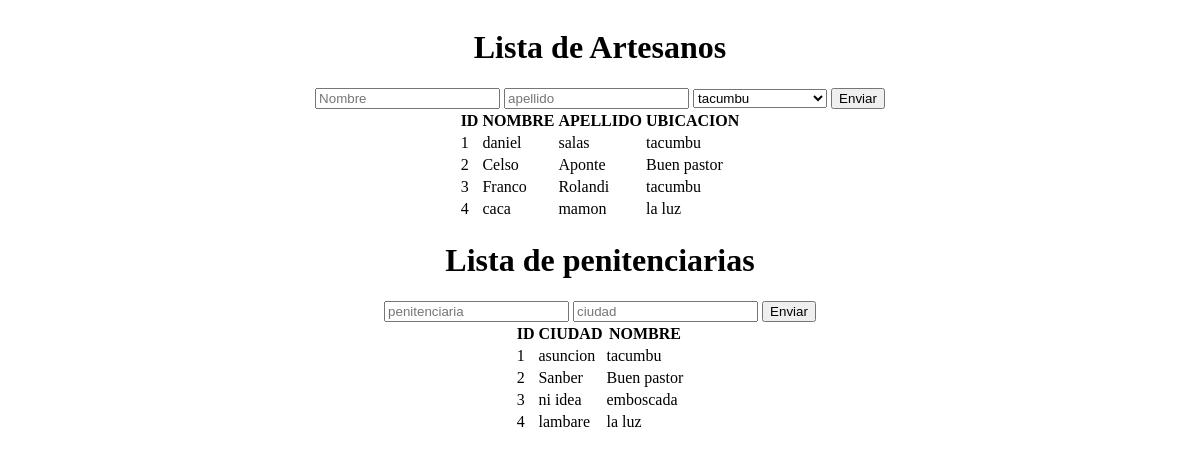
Page /admin_view on the earlier database version.
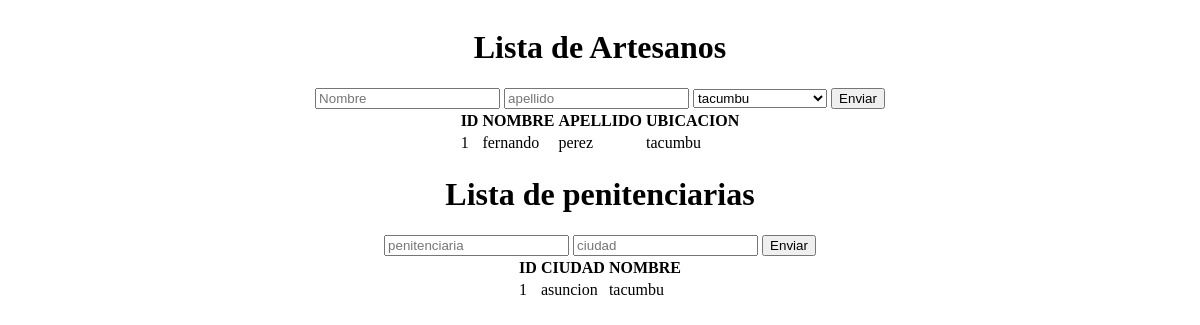
Same page on the later database version.
### app.py (models this page shows)
class Artesano(db.Model):
    id = db.Column(db.Integer(), primary_key = True)
    nombre = db.Column(db.String(50))
    apellido = db.Column(db.String(50))
    penitenciaria = db.Column(db.String(50))

class Penitenciaria(db.Model):
    id = db.Column(db.Integer(), primary_key = True)
    ciudad = db.Column(db.String(50))
    nombre = db.Column(db.String(50))

### app.py (the view)
@app.route("/admin_view")
def admin_view():
    with app.app_context():
        artesano = db.session.query(Artesano).all()
        penitenciaria = db.session.query(Penitenciaria).all()
        print(artesano)
        print(penitenciaria)
    return render_template("admin_view.html", artesano = artesano, penitenciaria = penitenciaria)

### templates/admin_view.html (shortened to what this page needs)
<!DOCTYPE html>
<html lang="en">
<head>
</head>
<body>
    <h1> Lista de Artesanos</h1>
    <form action="/upload_artesano" method="post">
        <input type="text" placeholder="Nombre" id = "nombre_artesano" name ="nombre_artesano">
        <input type="text" placeholder="apellido" id = "apellido_artesano" name ="apellido_artesano">
        <select name="penitenciaria_artesano" id="penitenciaria_artesano">
            {% for i in penitenciaria %}
            <option value="{{i.nombre}}">{{i.nombre}}</option>
            {% endfor %}
        </select>
        <button type="submit">Enviar</button>
    </form>
    <table>
        <tr>
            <th>ID</th>
            <th>NOMBRE</th>
            <th>APELLIDO</th>
            <th>UBICACION</th>
        </tr>
        {% for i in artesano%}
        <tr>
            <td>{{i.id}}</td>
            <td>{{i.nombre}}</td>
            <td>{{i.apellido}}</td>
            <td>{{i.penitenciaria}}</td>
        </tr>
        {% endfor %}
    </table>
    <h1>Lista de penitenciarias</h1>
    <form action="/upload_penitenciaria" method="post">
        <input type="text" placeholder="penitenciaria" id = "nombre_penitenciaria" name ="nombre_penitenciaria">
        <input type="text" placeholder="ciudad" id = "ciudad_penitenciaria" name = "ciudad_penitenciaria">
        <button type="submit">Enviar</button>
    </form>
    <table>
        <tr>
            <th>ID</th>
            <th>CIUDAD</th>
            <th>NOMBRE</th>
        </tr>
        {% for i in penitenciaria %}
        <tr>
            <td>{{i.id}}</td>
            <td>{{i.ciudad}}</td>
            <td>{{i.nombre}}</td>
        </tr>
        {% endfor %}
    </table>
</body>
</html>

Differences in the rows shown:
removed Artesano: id "2", nombre "Celso", apellido "Aponte", penitenciaria "Buen pastor"
removed Artesano: id "3", nombre "Franco", apellido "Rolandi", penitenciaria "tacumbu"
removed Artesano: id "4", nombre "caca", apellido "mamon", penitenciaria "la luz"
removed Penitenciaria: id "2", ciudad "Sanber", nombre "Buen pastor"
removed Penitenciaria: id "3", ciudad "ni idea", nombre "emboscada"
removed Penitenciaria: id "4", ciudad "lambare", nombre "la luz"
changed Artesano "tacumbu": nombre "daniel" → "fernando"; apellido "salas" → "perez"
